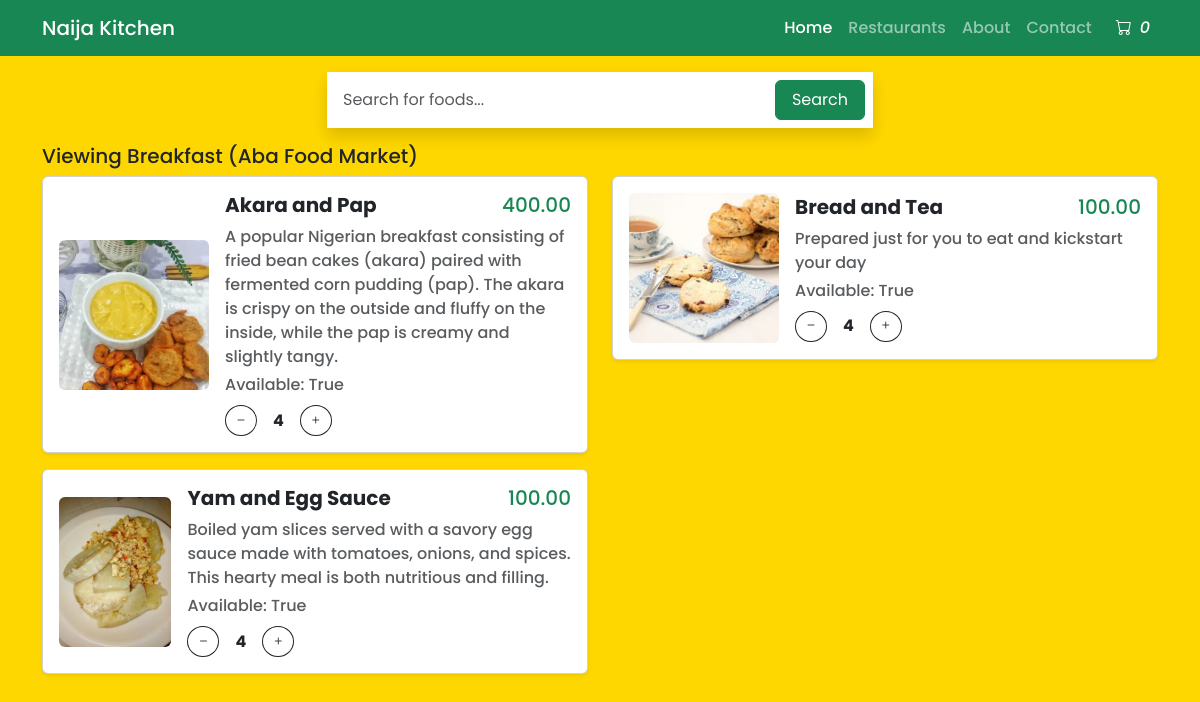
/aba-food-market/breakfast/, run on an earlier commit of the app's database.
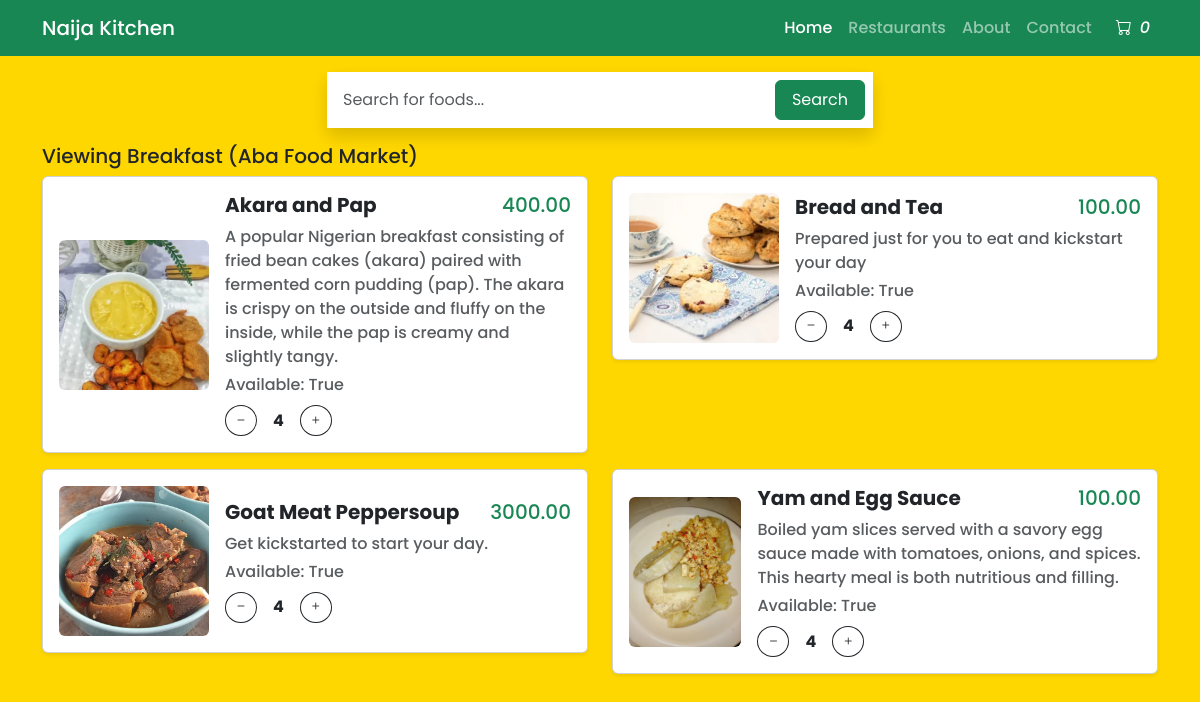
And on a later commit of the database.
### naija_kitchen/models.py (models this page shows, shortened)
class MenuItem(models.Model):
    category = models.ForeignKey(
        MenuCategory, on_delete=models.CASCADE, related_name='menu_items')
    name = models.CharField(max_length=200)
    slug = models.SlugField(max_length=200, blank=True)
    description = models.TextField(blank=True, null=True)
    price = models.DecimalField(max_digits=10, decimal_places=2)
    is_available = models.BooleanField(default=True)
    created_at = models.DateTimeField(auto_now_add=True)
    updated_at = models.DateTimeField(auto_now=True)
    image = models.ImageField(blank=True, null=True,
                              upload_to='uploaded_images')
    class Meta:
        ordering = ['name']
        indexes = [
            models.Index(fields=['id', 'slug']),
            models.Index(fields=['name']),
            models.Index(fields=['-created_at'])
        ]
    @property
    def imageURL(self):
        try:
            url = self.image.url
        except:
            url = ''
        return url

### naija_kitchen/views.py (the view)
# urls.py: path('<slug:restaurant_slug>/<slug:category_slug>/', get_menucategory_items, name="restaurant_menuitems"),
def get_menucategory_items(request, restaurant_slug,  category_slug):
    restaurant = get_object_or_404(Restaurant, slug=restaurant_slug)
    category = get_object_or_404(
        MenuCategory, restaurant=restaurant, slug=category_slug)
    cart_items = get_cart_items_from_session(request)
    menu_items = MenuItem.objects.filter(category=category)
    menu_items_json = json.dumps(list(menu_items.values()), cls=DecimalEncoder)
    context = {'restaurant': restaurant,
               'category': category, 'menuitems': menu_items, 'cartItems': cart_items, 'menu_items_json': menu_items_json}
    return render(request, 'menu_items.html', context)

### naija_kitchen/customencoder.py (called while the page is built)
    def default(self, obj):
        if isinstance(obj, Decimal):
            return float(obj)
        if isinstance(obj, (datetime, date)):
            return obj.isoformat()
        return super().default(obj)  # Use default encoding for other types

### naija_kitchen/models.py (called while the page is built)
    def __str__(self):
        return f"{self.name} ({self.restaurant.restaurant_name})"

### naija_kitchen/views.py (called while the page is built)
def get_cart_items_from_session(request):
    cart_items_in_session = request.session.get('cartItems')
    return cart_items_in_session

### naija_kitchen/templates/menu_items.html (shortened to what this page needs)
{% extends 'main.html' %}
{% load static %}
    {% block content %}
    <div class="container h-100 mt-3 mb-3">
        <div class="row h-100 justify-content-center align-items-center">
            <div class="col-md-8 col-lg-6">
                <form action="" method="get" class="d-flex shadow p-2 bg-white">
                    <input id="searchMenu" class="form-control me-2 p-2 border-0 shadow-none" type="search"
                        placeholder="Search for foods..." aria-label="Search" />
                    <button class="btn btn-success px-3" type="reset">
                        Search
                    </button>
                </form>
            </div>
        </div>
    </div>
    <div class="container mt-3 poppins-medium">
        <h5>Viewing {{category}} </h5>
        <div id="menuItemCard" class="row">
            {% for menuitem in menuitems %}
            <div class="col-sm-6 mb-3">
                <div class="card p-3 shadow-sm d-flex flex-row align-items-center">
                    <img src="{{menuitem.imageURL}}" alt="{{menuitem.imageURL}}" class="img-fluid rounded"
                        style="width: 150px; height: 150px; object-fit: cover" />
                    <div class="ms-3 flex-grow-1">
                        <div class="d-flex justify-content-between">
                            <h5 class="fw-bold">{{menuitem.name}}</h5>
                            <h5 class="text-success">{{menuitem.price}}</h5>
                        </div>
                        <p class="text-muted mb-1">{{menuitem.description}}</p>
                        <p class="text-muted mb-1">
                            Available: {{menuitem.is_available}}
                        </p>
                        <div class="d-flex align-items-center mt-2">
                            <button class="btn btn-outline-dark btn-sm rounded-circle update-cart"
                                data-product="{{menuitem.id}}" data-action="remove">
                                <i class="bi bi-dash"></i>
                            </button>
                            <span class="mx-3 fw-bold">4</span>
                            <button class="btn btn-outline-dark btn-sm rounded-circle update-cart"
                                data-product="{{menuitem.id}}" data-action="add">
                                <i class="bi bi-plus"></i>
                            </button>
                        </div>
                    </div>
                </div>
            </div>
            {% endfor %}
        </div>
    </div>
    {% endblock %}

What changed in the data, as far as the page shows it:
added MenuItem: imageURL (picture), name "Goat Meat Peppersoup", price "3000.00", description "Get kickstarted to start your day.", is_available "True"
